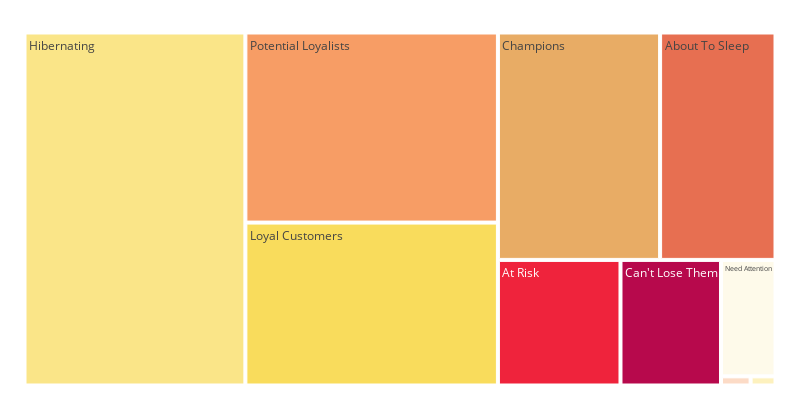

Notebook source saved alongside this figure:
### Code cell
#利用 treemap 呈現每個分組的顧客數量
colors=['#fae588','#f79d65','#f9dc5c','#e8ac65','#e76f51','#ef233c','#b7094c']
fig = px.treemap(rfm_dt_segnum, path=['Segment'],values='Customer Number', width=800, height=400)
fig.update_layout(
    treemapcolorway = colors, #defines the colors in the treemap
    margin = dict(t=10, l=20, r=20, b=10))
fig.show()

### Figure 1 — Plotly figure (JSON) as saved in the notebook; plotly's stock layout.template omitted (floating-point values rounded to 4 significant figures)
{"data": [{"branchvalues": "total", "domain": {"x": [0, 1], "y": [0, 1]}, "hovertemplate": "labels=%{label}<br>Customer Number=%{value}<br>parent=%{parent}<br>id=%{id}<extra></extra>", "ids": ["About To Sleep", "At Risk", "Can't Lose Them", "Champions", "Hibernating", "Loyal Customers", "Need Attention", "New Customers", "Potential Loyalists", "Promising"], "labels": ["About To Sleep", "At Risk", "Can't Lose Them", "Champions", "Hibernating", "Loyal Customers", "Need Attention", "New Customers", "Potential Loyalists", "Promising"], "name": "", "parents": ["", "", "", "", "", "", "", "", "", ""], "type": "treemap", "values": [7931, 4653, 3815, 11146, 23565, 12434, 1918, 69, 14508, 82]}], "layout": {"height": 400, "legend": {"tracegroupgap": 0}, "margin": {"b": 10, "l": 20, "r": 20, "t": 10}, "treemapcolorway": ["#fae588", "#f79d65", "#f9dc5c", "#e8ac65", "#e76f51", "#ef233c", "#b7094c"], "width": 800}}
